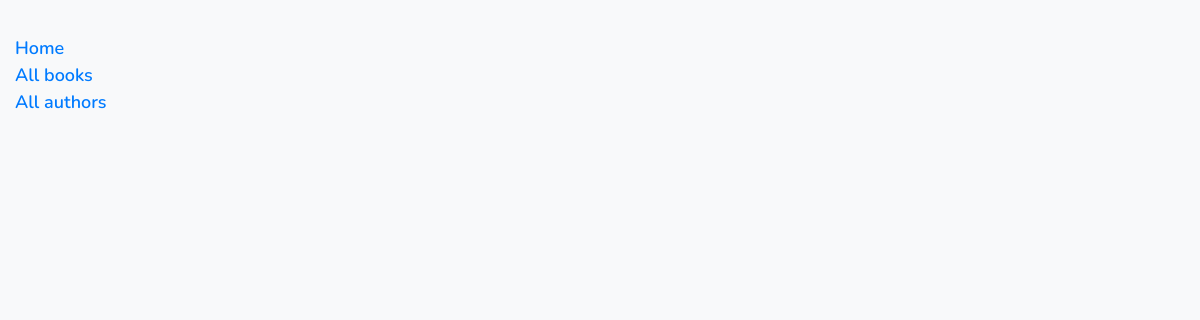
The app's page /catalogg/authors/, older data.
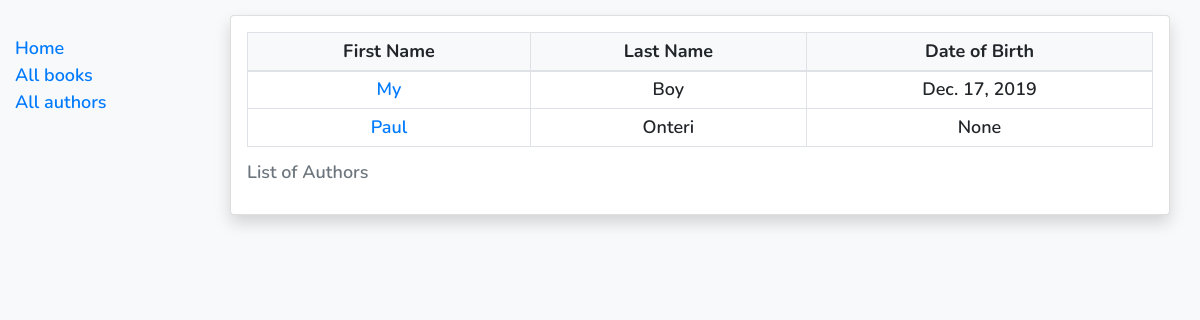
The same page, newer data.
### catalogg/models.py (models this page shows, shortened)
class Author(models.Model):
    first_name = models.CharField(max_length=100)
    last_name = models.CharField(max_length=100)
    date_of_birth = models.DateField(null=True, blank=True)
    date_of_death = models.DateField('died', null=True, blank=True)
    class Meta:
        ordering = ['last_name', 'first_name']
    def get_absolute_url(self):
        return reverse('author-detail', args=[str(self.id)])

### catalogg/views.py (the view)
# urls.py: path('authors/', views.AuthorListView.as_view(), name='author_list'),
class AuthorListView(generic.ListView):
    queryset = Author.objects.all()
    context_object_name = "author_list"
    paginate_by = 20
    template_name = 'catalogg/AuthorList.html'

### catalogg/templates/catalogg/AuthorList.html
{% extends "base_generic.html" %}
{% block content %}
    {% if author_list %}
       <div class="container">
            <div class="row">
                <div class="col-sm-12">
        <div class="card table-responsive shadow pt-3 px-3 mb-4 bg-white rounded justify-content-center">
            <table class="justify-content-center table table-sm table-bordered table-hover">
        <caption>List of Authors</caption>
  <thead class="bg-light" >
    <tr>
      <th scope="col">First Name</th>
      <th scope="col">Last Name</th>
      <th scope="col">Date of Birth</th>
    </tr>
  </thead>
<tbody>
        {% for i in author_list %}
    <tr>
      <td><a href="{{ i.get_absolute_url }}">{{ i.first_name }}</a></td>
      <td>{{ i.last_name }}</td>
      <td>{{ i.date_of_birth }}</td>
    </tr>
        {% endfor %}
        </tbody>
        </table></div>
                </div></div></div>
    {% endif %}
{% endblock %}

Row changes from the older to the newer data that the page shows:
added Author: first_name "My", last_name "Boy", date_of_birth "Dec. 17, 2019"
added Author: first_name "Paul", last_name "Onteri", date_of_birth "None"
Text that changed along with them:
text now shown: "List of Authors First Name Last Name Date of Birth"
